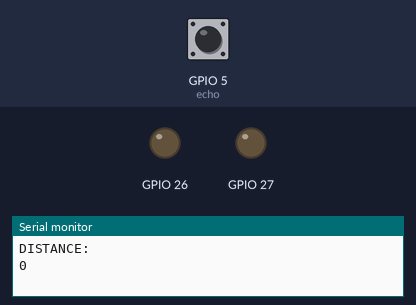
A sketch run on a simulated ESP32. Parts: output pins drawn as LEDs (lit = HIGH), the last lines printed to the serial monitor. Inputs (shaded band) come from the test bench; at power-on: GPIO 5 (echo) LOW. Pins used as bus, display or sensor lines are not drawn.

Above: at 2.8 s.
2.9 s: GPIO 5 (echo) pulsed HIGH 5 times (0.12 s each, 0.3 s apart)
At 5.2 s:
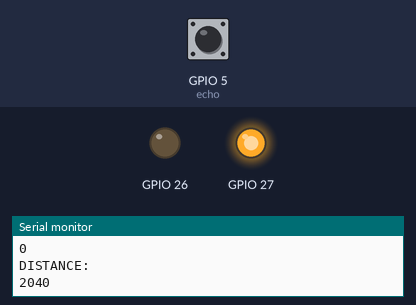
Timing chart, 0 to 8.7 s (numbered marks = the images above; inputs shaded):
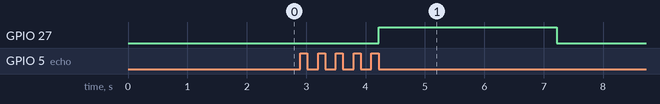

The sketch:

ULTRA_DC.ino
```cpp
const int trig = 4;
const int echo=5;
int dur;
int dist;
void setup() {
  // put your setup code here, to run once:
pinMode(26,OUTPUT);
pinMode(27,OUTPUT);
pinMode(4,OUTPUT);
pinMode(5,INPUT);
Serial.begin(115200);
}

void loop() {
  digitalWrite(4,LOW);
delay(2);
digitalWrite(4,HIGH);
delay(1000);
digitalWrite(4,LOW);
dur=pulseIn(5,HIGH);
dist=dur*0.034/2;
Serial.println("DISTANCE:");
Serial.println(dist);
if(dist<15)
{
digitalWrite(26,LOW);
digitalWrite(27,LOW);
delay(1000);
}
else
{
digitalWrite(26,LOW);
digitalWrite(27,HIGH);
delay(1000);
}
}
```

Measured:
- after the input at 2.9 s, GPIO 27: LOW → HIGH after 1.3 s, → LOW 3.0 s later
